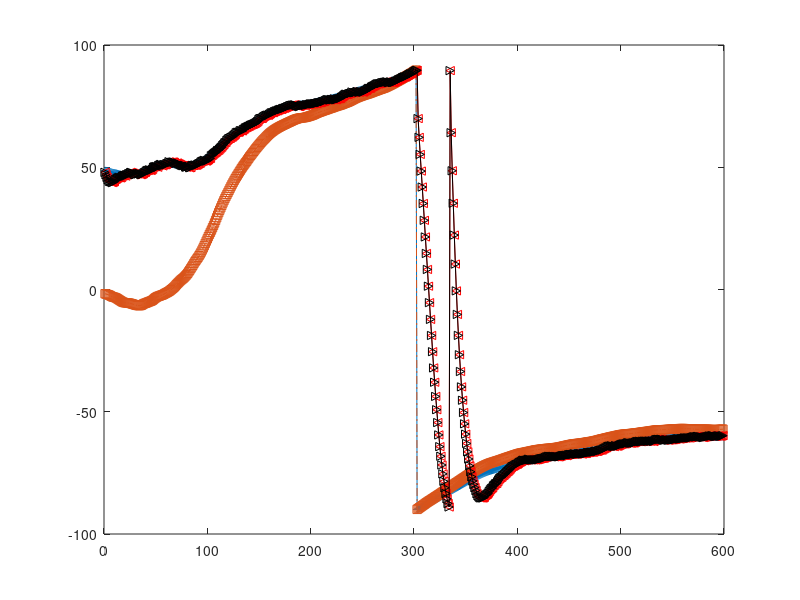
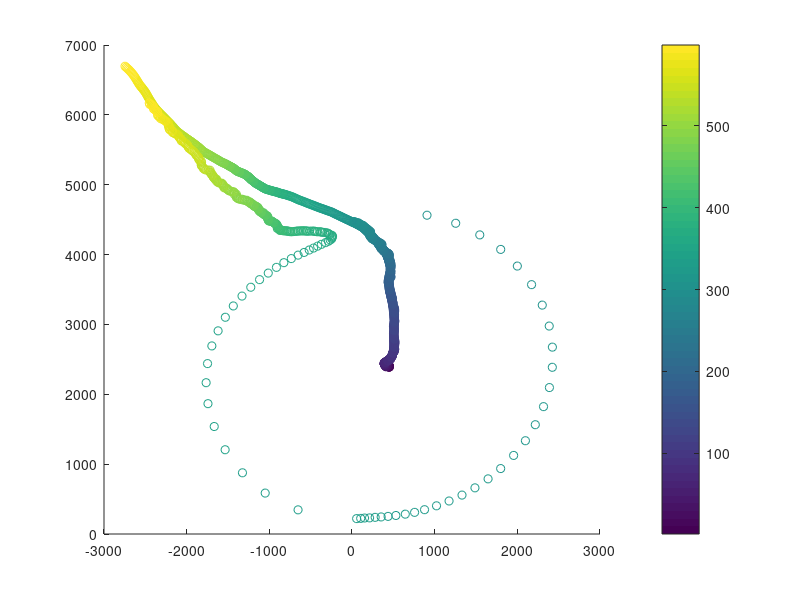

Here is the MATLAB script that generated these plots, in order:
close all;

clear all;

clc;

Iteration = 599; 

T = 1;  

Fx = [1 T; 0 1] ; % state transition matrix

F = blkdiag(Fx, Fx);

Taox = [T^2/2; T]; %input control matrix, this is for the system noise. Considering
%the case only one dimension, Tao is is 2by1 vector. As for the 2-D model,
%Tao should be like as below,

Tao = [Taox; Taox];

% H = [1 0]; % measurement matrix

Nm=100;

%% define main variables

v_mag = .5;  %process noise:

w_mag = [sqrt(3), sqrt(4), sqrt(1)];  %measurement noise pre_set up

R = diag(w_mag.^2); %covariance of measurement noise, in this case, only position 
                %is measuered, so R is a 1by1matrix. 

Qx = v_mag^2 * [T^4/4 T^3/2; T^3/2 T^2]; 

Q = blkdiag(Qx,Qx);

Px=v_mag^2*[1 1/T;1/T 2/(T^2)];

P = blkdiag(Px,Px);

    A=randn(Iteration,1);

    A2=randn(Iteration,1);
    
    w= randn(1,Iteration)*w_mag(1);
    
 
%% initize result variables
% simulate the observation over time
    X_true=[];
        
    Z = []; % real_measurement
    
    X = [430.66,-.0135,2438,-0.666]';
    
%     X=(mvnrnd(X,P,1))';
    
    for t = 1 : Iteration
    
        X= F * X + [v_mag * randn*[(T^2/2); T];v_mag * randn*[(T^2/2); T]];              
            
            X_true=[X_true;X'];
 
    end
    
    


    %Meausrement;

%     target = load('sim1_target_location.mat');
    
%     X_true(:,1)= target.res(:,1);
%     
%     X_true(:,3)= target.res(:,1);
%         
    trajc_x = X_true(:,1);

    trajc_y = X_true(:,3);

%% Simulate the SigIn data at the location (231, 2306)
    dir_vec(:,1) = 231 - X_true(:,1);
    
    dir_vec(:,2) = 2306 - X_true(:,3);
    
    dir_vec(:,3) = sqrt(dir_vec(:,1).^2+ dir_vec(:,2).^2);
    
    dir_vec(:,1)= dir_vec(:,1).*X_true(:,2);
    
    dir_vec(:,2)= dir_vec(:,2).*X_true(:,4);
    
    dir_vec(:,4)= (dir_vec(:,1)+dir_vec(:,2))./dir_vec(:,3);
    
 % The ridial rate is saved in the dir_vec(:,4), [dx,dy]*[vx vy]'/|dx,dy|   
    
    
%% Simulate the DOA estimation;

    theta2_real = atand((trajc_y-2450)./(trajc_x-0));

    theta1_real = atand((trajc_y-1950)./(trajc_x-0));
 
%%    figure;
    



    x_pest = 500./(tand(theta1_real)-tand(theta2_real));

    y_pest = x_pest .* tand(theta1_real) +1950;

    x_pest = x_pest + 0;

%     plot(trajc_x, trajc_y), grid;

%     hold on;

%     plot(x_pest, y_pest,'r*');
    
    Z = [theta1_real theta2_real dir_vec(:,4)];
    
    Z = Z + randn(size(Z))*diag(w_mag);
    
    
    %% Do kalman filtering
    %initize estimation variables
    
    % re-initized state
    
%     X_hat =(mvnrnd(X,P,1))';
    
    X_hat = [430,-3,2438,-15]';
   
    X_pred = [];
    
    predic_var = [];
    
    W_save=[];
    
    Z_est =[];
    
     Z_est_backup=[];
    
    for t = 1:length(X_true)
            
        X_hat = F * X_hat;
            
        P = F * P * F' + Q;
            
        predic_var = [predic_var; P];
        
       % Start of Jacobian matrix for the observation function h(x);
        Deno1 = (X_hat(1)-0)^2+(X_hat(3)-1950)^2;
        
        Nume1x = X_hat(1)-0;
        
        Nume1y = 1950- X_hat(3);
        
        Deno2 = (X_hat(1)-0)^2+(X_hat(3)-2450)^2;
        
        Nume2x = X_hat(1)-0;
        
        Nume2y = 2450- X_hat(3);
        
        % For SigIn the Jacobian row is 
        
        
        
        a = X_hat(1)- 231;
        
        b = X_hat(3) - 2306;
        
        c = a^2 + b^2;
        
        item1 = -X_hat(2)* sqrt(c) + (a*X_hat(2)+b*X_hat(4) )* a/sqrt(c);
        
        item1 = item1/c;
        
        item2 = -a/sqrt(c);
        
        item3 = -X_hat(4)*sqrt(c) + (a*X_hat(2)+b*X_hat(4))*b/sqrt(c);
        
        item3 = item3/c;
        
        item4 = -b/sqrt(c);
        
        H_l= [item1, item2,item3, item4];
              
        H = 180/3.14*[Nume1y/Deno1, 0 , Nume1x/Deno1, 0; Nume2y/Deno2, 0 , Nume2x/Deno2, 0];   
        
        H = [H; H_l];
        
        %End of Jacobian matrix for the observation function h(x);        
          
        W = P*H'/(H*P*H'+R);
        
        W_save=[W_save ; W]; % save the gain matrix
        
        theta2 = atand((X_hat(3)-2450)./(X_hat(1)-0));

        theta1 = atand((X_hat(3)-1950)./(X_hat(1)-0));
        
        s1 = 231 - X_hat(1);
    
        s2 = 2306 - X_hat(3);

        s3 = s1^2+ s2^2;
        
        s4 = s1*X_hat(2) + s2*X_hat(4);
        
        s_est = s4/sqrt(s1^2+s2^2);
        
        Z_est = [theta1; theta2; s_est];
        
        Z_est_backup = [Z_est_backup Z_est];
        
        X_hat = X_hat + W * (Z(t,:)' - Z_est);

        P =  (eye(4)-W*H)*P;
                
        X_pred = [X_pred; X_hat'];

    end
    
    
    figure, plot(theta1_real,'-+'), hold on, plot(theta2_real,'-.s');
    
    plot(Z_est_backup(1,:)','r-<'), plot(Z_est_backup(1,:)', 'k->');
  
    
    figure;
    
    scatter(trajc_x, trajc_y,[],1:length(trajc_x)),hold on;
    
    scatter(X_pred(:,1), X_pred(:,3), [], 1:length(X_pred(:,1))), colorbar;

    save('phase1_2doa_1sigin', 'X_true', 'X_pred','theta1_real','theta2_real','Z_est_backup','dir_vec')

